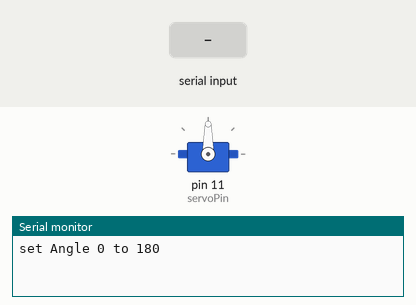
A sketch run on a simulated Arduino Uno, built with avr-gcc and run on an emulated ATmega328P. On the bench: servo, the last lines printed to the serial monitor. The test bench sets the inputs (shaded band).

Above: at 1.2 s.
1.3 s: "90,45\n" received over Serial
At 3.1 s:
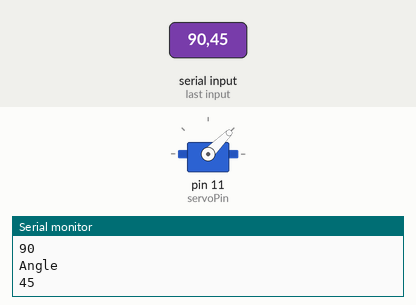
3.8 s: "30,150\n" received over Serial
At 6.0 s:
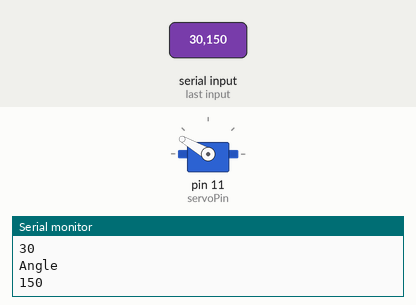
6.3 s: "5\n" received over Serial
At 7.3 s:
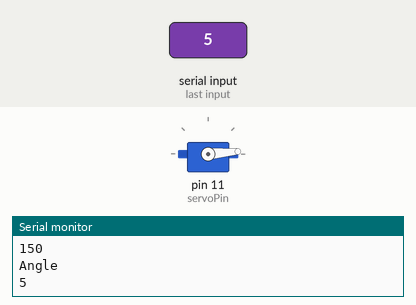
7.8 s: "90\n" received over Serial
At 8.5 s:
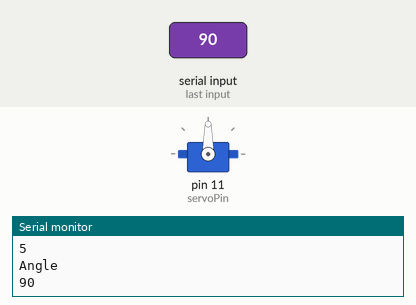
Timing chart, 0 to 10.3 s (numbered marks = the images above; inputs shaded):
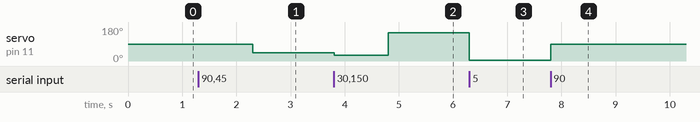

Measured:
- after the input at 1.3 s, servo on pin 11 (servoPin): 90° → 45° after 1.0 s
- after the input at 3.8 s, servo on pin 11 (servoPin): 45° → 30° at once, → 150° 1.0 s later
- after the input at 6.3 s, servo on pin 11 (servoPin): 150° → 5° at once
- after the input at 7.8 s, servo on pin 11 (servoPin): 5° → 90° at once

The sketch:

stencilmotor.ino
```cpp
#include <Servo.h>

Servo servo;
int servoPin = 11;

void setup()
{
  servo.attach(servoPin);
  Serial.begin(9600);
  Serial.println("set Angle 0 to 180");}

//  servo.write(90);
// }
// int pos;
// void loop() {
//   //servo.write(0);
//   for(pos = 0; pos < 180; pos += 1)  // goes from 0 degrees to 180 degrees
//   {                                  // in steps of 1 degree
//     servo.write(pos);              // tell servo to go to position in variable 'pos'
//     delay(15);                       // waits 15ms for the servo to reach the position
//   }
//   delay(50000);

// }


int angle;

void loop() {
  if (Serial.available())
  {
    // char str[10];
    angle = Serial.parseInt();
    // itoa(angle, str, 10);
    Serial.println("Angle");
    // Serial.println(str);
    if (angle >= 0.05 && angle <= 180)
      {
        servo.write(angle);
        Serial.println(angle);
        delay(1000);
      }
  }
}


// void setup() {
// Serial.begin(9600);
// myservo.writeMicroseconds(1500); //set initial servo position if desired
// myservo.attach(7);  //the pin for the servo control
// Serial.println("servo-test-22-dual-input"); // so I can keep track of what is loaded
// }

// void loop() {
// while (Serial.available()) {
//   char c = Serial.read();  //gets one byte from serial buffer
//   readString += c; //makes the string readString
//   delay(2);  //slow looping to allow buffer to fill with next character
// }

// if (readString.length() >0) {
//   Serial.println(readString);  //so you can see the captured string
//   int n = readString.toInt();  //convert readString into a number

//   // auto select appropriate value, copied from someone elses code.
//   if(n >= 500)
//   {
//     Serial.print("writing Microseconds: ");
//     Serial.println(n);
//     myservo.writeMicroseconds(n);
//   }
//   else
//   {
//     Serial.print("writing Angle: ");
//     Serial.println(n);
//     myservo.write(n);
//   }

//   readString=""; //empty for next input
// }
// }
```

composite.ino
```cpp
// this is the sketch for EVERYTHING that we need to do to control arduino
```
